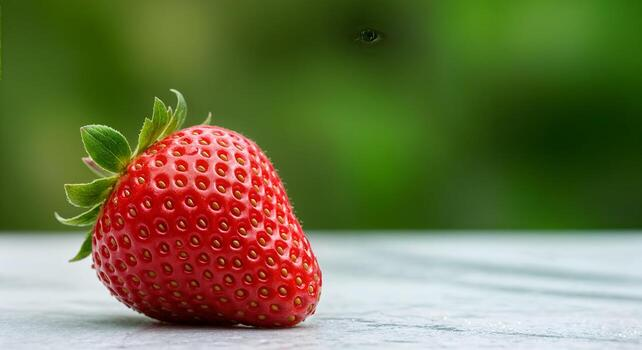
#> input picture projects/cv_learning/strawberry.jpg, 642 x 350 px, found by its file name
$ python w1d2.py
#> lines starting #> are read from the running program, lines starting #| are printed output that depends on the picture
import numpy as np
import cv2

# Numpy matrix ops on images: add, subtract, multiply images element-wise.
img1 = cv2.imread("./projects/cv_learning/strawberry.jpg")
#> img1 is the input picture: shape (350, 642, 3); mean B, G, R 73.5, 116.1, 112.3
img2 = cv2.cvtColor(img1, cv2.COLOR_BGR2RGB)

added = img1 + img2
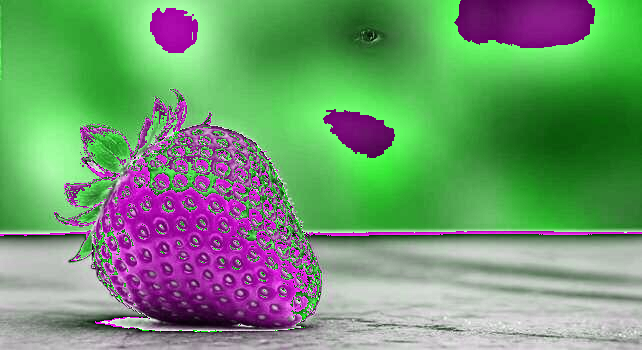
#> added: shape (350, 642, 3); mean B, G, R 112.1, 151.3, 112.1
subbed = img1 - img2
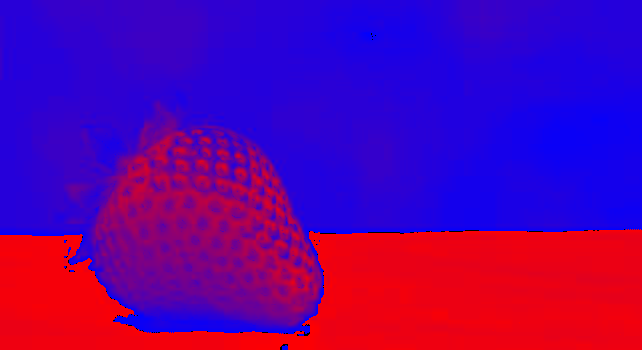
#> subbed: shape (350, 642, 3); mean B, G, R 155.7, 0, 100.1
mult = img1 * 2
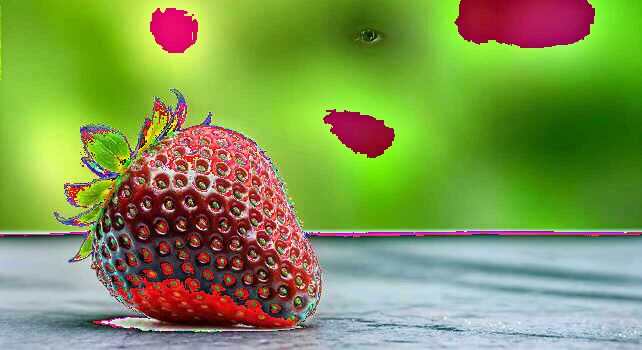
#> mult: shape (350, 642, 3); mean B, G, R 81.4, 151.3, 129

# [8 lines of commented-out code are left out]
width = img1.shape[1]
#> width = 642
height = img1.shape[0]
#> height = 350
center = (width / 2, height / 2)
#> center = (321, 175)
matrix = cv2.getRotationMatrix2D(center, 45, 1.0)

# cv2.warpAffine(img, M, (w,h)) — apply it.
rotated_image = cv2.warpAffine(img1, matrix, (width, height))
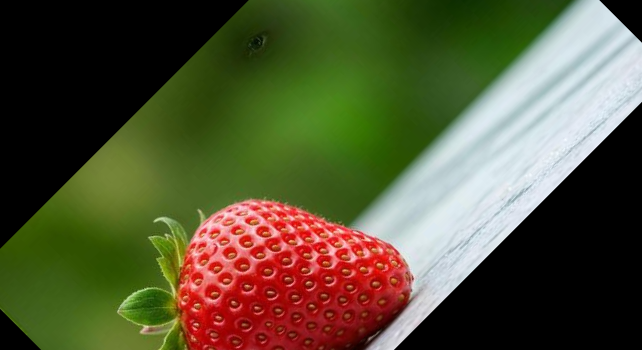
#> rotated_image: shape (350, 642, 3); mean B, G, R 53.8, 83.8, 84.5
# cv2.imshow('modified', rotated_image)
# cv2.waitKey(0)
# cv2.destroyAllWindows()

# cv2.resize() with INTER_LINEAR vs INTER_NEAREST — when interpolation matters.
# INTER_NEAREST, finds colour of closest pixel and copies it, blocky but extremely fast
# INTER_LINEAR, takes WA of closest 2x2 pixels, blended but slightly slower
nearest = cv2.resize(src=img1, dsize=(1000, 1000), interpolation=cv2.INTER_NEAREST)
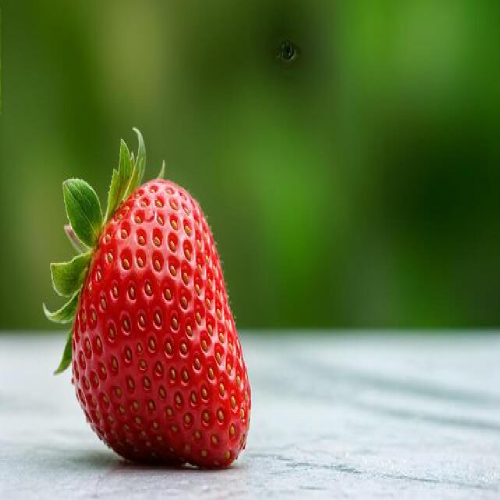
#> nearest: shape (1000, 1000, 3) (shown at 1/2 size); mean B, G, R 73.4, 116, 112.2
linear = cv2.resize(src=img1, dsize=(1000, 1000), interpolation=cv2.INTER_LINEAR)

# cv2.imshow('nearest', nearest)
# cv2.imshow('linear', linear)
# cv2.waitKey(0)
# cv2.destroyAllWindows()

# cv2.flip(), cv2.transpose() — simple geometric transforms.
# flip -> hflip: 1, vflip: 0, both: -1
# transpose -> finds transpose of img (H, W, C) to (W, H , C) -> rotates the image 90 degrees CC and mirrors it
#  horizontally.
flipWay = cv2.flip(img1, -1)
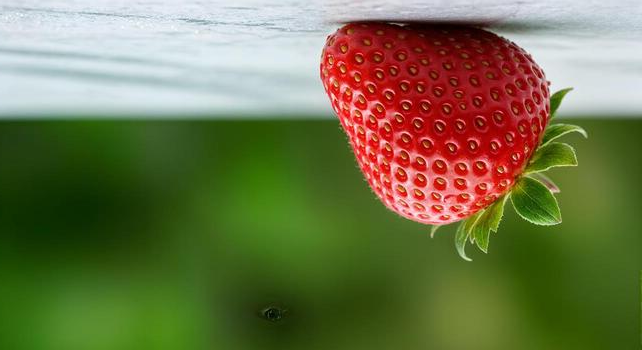
#> flipWay: shape (350, 642, 3); mean B, G, R 73.5, 116.1, 112.3
transposeWay = cv2.transpose(img1)
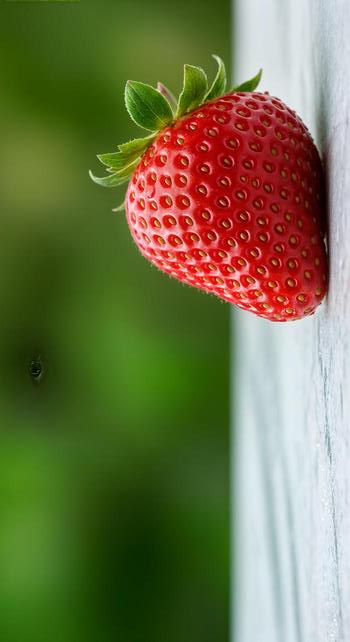
#> transposeWay: shape (642, 350, 3); mean B, G, R 73.5, 116.1, 112.3

# [7 lines of commented-out code are left out]
#> (the run stopped early here; a loop or call above may not have finished)
